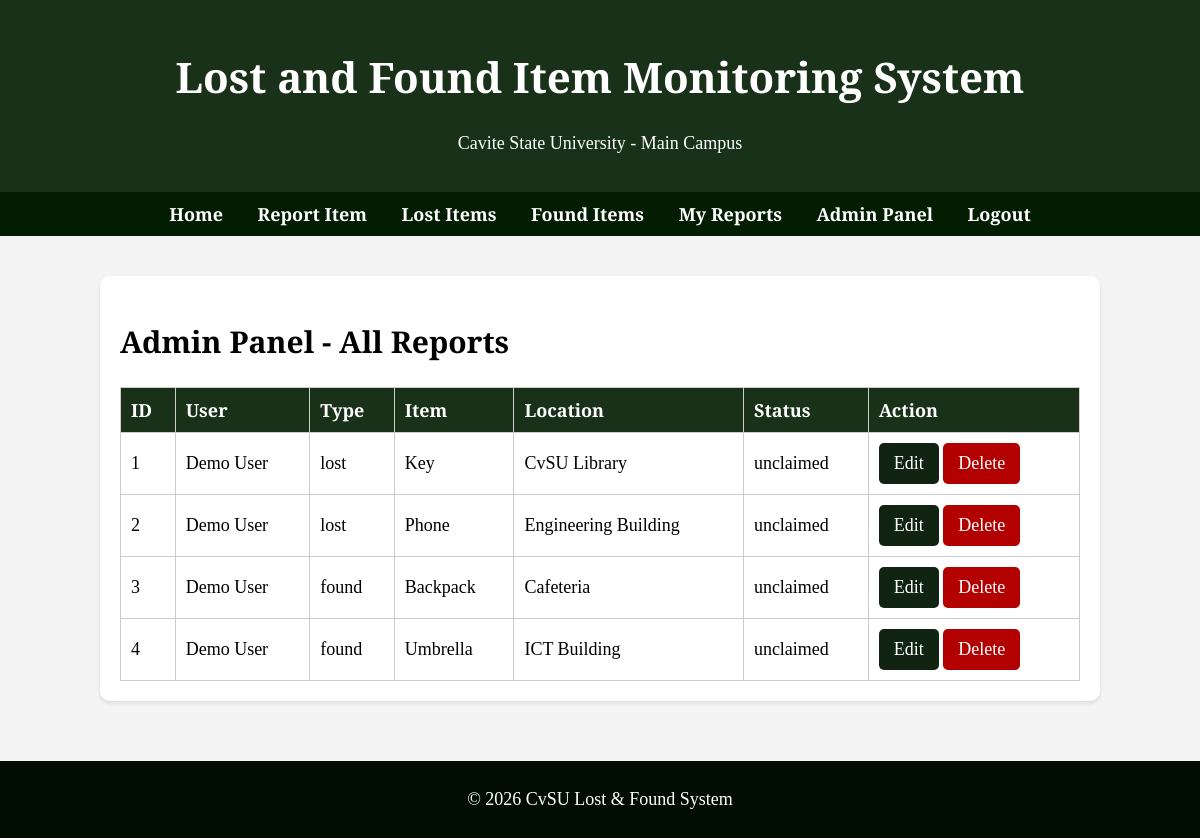
/admin.php (signed in), run on the app's committed database.
### tables this page shows
CREATE TABLE IF NOT EXISTS items (
    id INT AUTO_INCREMENT PRIMARY KEY,
    user_id INT NOT NULL,
    item_type ENUM('lost', 'found') NOT NULL,
    item_name VARCHAR(100) NOT NULL,
    description TEXT NOT NULL,
    location VARCHAR(150) NOT NULL,
    item_date DATE NOT NULL,
    contact VARCHAR(100) NOT NULL,
    image VARCHAR(255),
    status ENUM('claimed', 'unclaimed') DEFAULT 'unclaimed',
    created_at TIMESTAMP DEFAULT CURRENT_TIMESTAMP,
    FOREIGN KEY (user_id) REFERENCES users(id) ON DELETE CASCADE
);

CREATE TABLE IF NOT EXISTS users (
    id INT AUTO_INCREMENT PRIMARY KEY,
    fullname VARCHAR(100) NOT NULL,
    email VARCHAR(100) NOT NULL UNIQUE,
    password VARCHAR(255) NOT NULL,
    role ENUM('user', 'admin') DEFAULT 'user',
    created_at TIMESTAMP DEFAULT CURRENT_TIMESTAMP
);

### admin.php (the view, shortened to what this page needs)
<?php
require 'config.php';
$stmt = $pdo->query('SELECT items.*, users.fullname FROM items JOIN users ON items.user_id = users.id ORDER BY items.created_at DESC');
$items = $stmt->fetchAll(PDO::FETCH_ASSOC);
include 'header.php';
?>
<main>
    <section class="items">
        <h2>Admin Panel - All Reports</h2>
        <table>
            <tr>
                <th>ID</th>
                <th>User</th>
                <th>Type</th>
                <th>Item</th>
                <th>Location</th>
                <th>Status</th>
                <th>Action</th>
            </tr>
            <?php foreach ($items as $item): ?>
            <tr>
                <td><?= $item['id'] ?></td>
                <td><?= htmlspecialchars($item['fullname']) ?></td>
                <td><?= htmlspecialchars($item['item_type']) ?></td>
                <td><?= htmlspecialchars($item['item_name']) ?></td>
                <td><?= htmlspecialchars($item['location']) ?></td>
                <td><?= htmlspecialchars($item['status']) ?></td>
                <td>
                    <a class="small-btn" href="edit-item.php?id=<?= $item['id'] ?>">Edit</a>
                    <a class="small-btn danger" href="delete-item.php?id=<?= $item['id'] ?>" onclick="return confirm('Delete this report?');">Delete</a>
                </td>
            </tr>
            <?php endforeach; ?>
        </table>
    </section>
</main>
<?php include 'footer.php'; ?>

### style.css (style rules this page uses)
* { font-family: "Playfair Display", serif !important; }
body { margin: 0; background-color: #f4f4f4; font-size: 18px; }
h2 { font-size: 30px; font-weight: 800; }
main { padding: 20px; max-width: 1000px; margin: auto; }
.form-section, .items, .home-section { background: white; padding: 20px; border-radius: 10px; margin: 20px auto; box-shadow: 0 2px 5px rgba(0,0,0,0.1); }
form button, button, .small-btn, .auth-buttons .btn { background-color: #112311; color: white; border: none; cursor: pointer; text-decoration: none; padding: 10px 15px; border-radius: 5px; display: inline-block; }
table { width: 100%; border-collapse: collapse; background: white; }
th, td { border: 1px solid #ccc; padding: 10px; text-align: left; }
th { background: #193119; color: white; }
.danger { background-color: #b30000; }

### data on the page
items: id "1", user.fullname "Demo User", item_type "lost", item_name "Key", location "CvSU Library", status "unclaimed"
items: id "2", user.fullname "Demo User", item_type "lost", item_name "Phone", location "Engineering Building", status "unclaimed"
items: id "3", user.fullname "Demo User", item_type "found", item_name "Backpack", location "Cafeteria", status "unclaimed"
items: id "4", user.fullname "Demo User", item_type "found", item_name "Umbrella", location "ICT Building", status "unclaimed"
